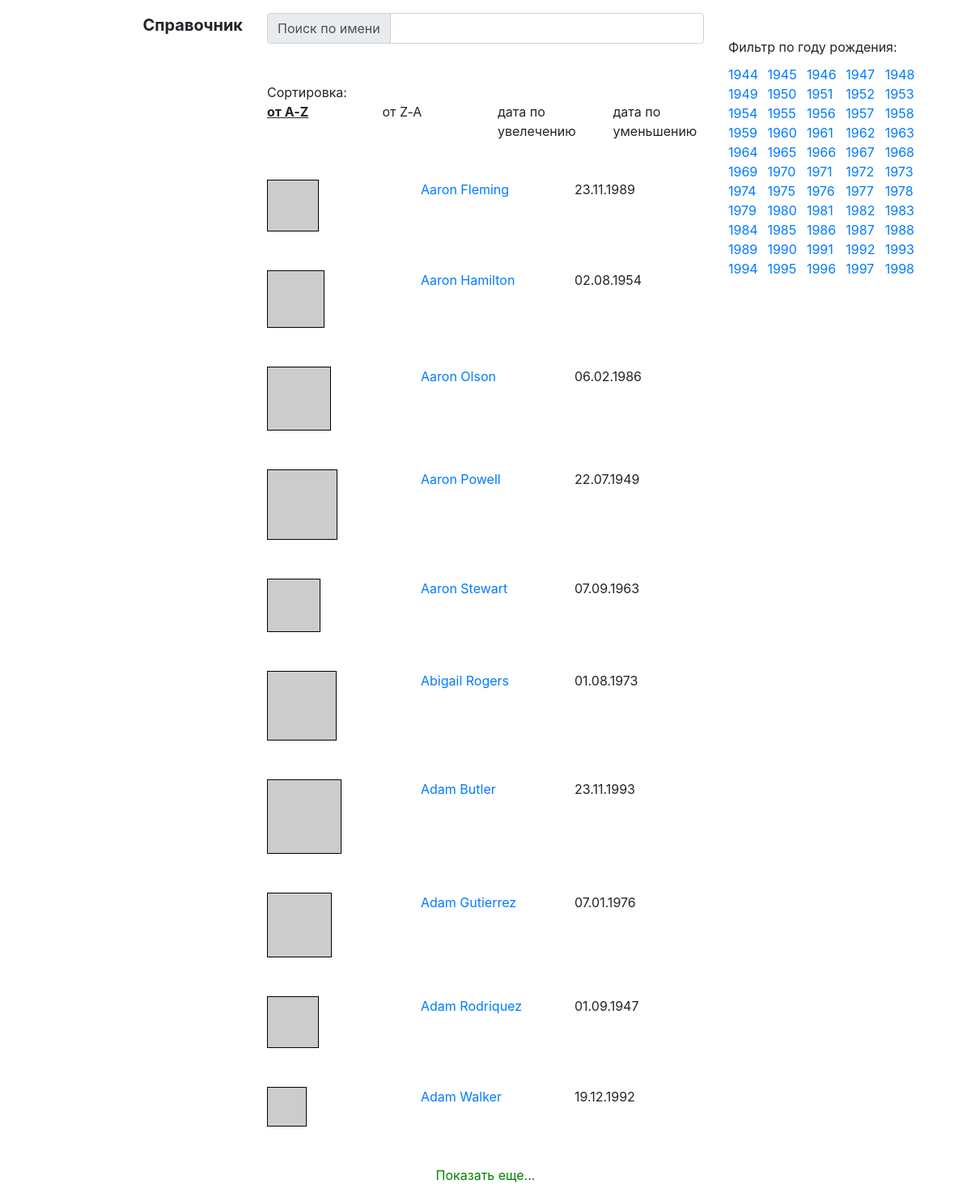
Screenshot of /main.php with the database file from the repository.
### tables this page shows
CREATE TABLE `users` (
  `id` int(11) NOT NULL,
  `fio` varchar(255) NOT NULL,
  `photo` text NOT NULL,
  `photo_medium` text NOT NULL,
  `photo_large` text NOT NULL,
  `phone` varchar(255) NOT NULL,
  `email` varchar(255) NOT NULL,
  `birthday` date NOT NULL
);

### core/class.php (called while the page is built, shortened)
<?
class handbook
{
    protected static function connect()
    {
        $autoDB = 'mopoliec_dme';
        $usernameAutoDB = 'mopoliec_dme';
        $passwordAutoDB = 'w*mi1aSF';
        try {
            $connect = new PDO('mysql:host=localhost;dbname=' . $autoDB, $usernameAutoDB, $passwordAutoDB);
            $connect->setAttribute(PDO::ATTR_ERRMODE, PDO::ERRMODE_EXCEPTION);
            $connect->setAttribute(PDO::ATTR_EMULATE_PREPARES,TRUE);
            $connect->exec('SET NAMES UTF8');
            return $connect;
        } catch (PDOException $e) {
            echo 'ERROR: ' . $e->getMessage();
        }
    }
    public static function getUserMain()
    {
        $usersGet=self::connect()->prepare('SELECT `id`,`fio`,`photo`,DATE_FORMAT(birthday,\'%d.%m.%Y\') AS birth FROM users ORDER BY fio ASC LIMIT 10');
        $usersGet->execute();
        $users = $usersGet->fetchAll(PDO::FETCH_ASSOC);
        return $users;
    }
    public static function getYear()
    {
        $yearGet=self::connect()->prepare('SELECT DISTINCT YEAR(birthday) AS birth FROM users ORDER BY birthday ASC');
        $yearGet->execute();
        $arYear = $yearGet->fetchAll(PDO::FETCH_ASSOC);
        return $arYear;
    }
}

### main.php (the view, shortened to what this page needs)
<?
require($_SERVER["DOCUMENT_ROOT"]."/core/class.php");
?>
<!DOCTYPE html>
<html lang="ru">
<head>
    <link href="https://cdnjs.cloudflare.com/ajax/libs/fancybox/3.3.5/jquery.fancybox.min.css" rel="stylesheet">
    <link rel="stylesheet" href="https://use.fontawesome.com/releases/v5.2.0/css/solid.css"
>
    <link rel="stylesheet" href="https://use.fontawesome.com/releases/v5.2.0/css/fontawesome.css"
>
    <link rel="stylesheet" href="https://maxcdn.bootstrapcdn.com/bootstrap/4.0.0/css/bootstrap.min.css">
</head>
<link rel="stylesheet" href="/css/style.css"
<body>
<div class="container">
    <div class="row">
        <div class="col-md-3 mt-3 titlebox">Справочник</div>
        <div class="col-md-6 mt-3">
            <form id="search" action="">
            <div class="input-group mb-3">
                <div class="input-group-prepend">
                    <span class="input-group-text" id="inputGroup-sizing-default">Поиск по имени</span>
                </div>
                <input type="text" class="form-control search" aria-label="Default" aria-describedby="inputGroup-sizing-default">
            </div>
            </form>
            <?$users=[];
            if((!isset($_GET["alb"]) || $_GET["alb"]=="asc") && !isset($_GET["date"])):
            $users=handbook::getUserMain();
            endif;
            ?>
            <div class="sorts mt-5 mb-5">
                <span>Сортировка:</span>
                <div class="row user">
                    <div data-sort="albAsc" class="col-md-3 sort <?if((!isset($_GET["alb"]) || $_GET["alb"]=="asc") && !isset($_GET["date"])):?>active<?endif?>">от A-Z</div>
                    <div data-sort="albDesc" class="col-md-3 sort  <?if($_GET["alb"]=="desc"):?>active<?endif?>">от Z-A</div>
                    <div data-sort="dateAsc" class="col-md-3 sort <?if($_GET["date"]=="asc"):?>active<?endif?>">дата по увелечению</div>
                    <div data-sort="dateDesc" class="col-md-3 sort <?if($_GET["date"]=="desc"):?>active<?endif?>">дата по уменьшению</div>
                </div>
            </div>
            <div class="users">
                <?foreach($users as $key=>$user):?>
                    <div class="row user mb-5">
                        <div class="col-md-4 photosmall"><img src="<?=$user["photo"]?>" alt=""></div>
                        <div class="col-md-4 fio"><a href="/users/<?=$user["id"]?>/"><?=$user["fio"]?></a></div>
                        <div class="col-md-4 date"><?=$user["birth"]?></div>
                    </div>
                <?endforeach;?>
            </div>
            <div class="seemore" <?if((!isset($_GET["alb"]) || $_GET["alb"]=="asc") && !isset($_GET["date"])):?>data-sort="albAsc"<?endif?> <?if($_GET["alb"]=="desc"):?>data-sort="albDesc"<?endif?> <?if($_GET["date"]=="asc"):?>data-sort="dateAsc"<?endif?> <?if($_GET["date"]=="desc"):?>data-sort="dateDesc"<?endif?>>Показать еще...</div>
        </div>
        <div class="col-md-3 mt-3">
            <div class="filterText">Фильтр по году рождения:</div>
            <ul class="boxfilter">
                <?$years=handbook::getYear();
                foreach($years as $key=>$year):?>
                    <li><a href="/filter/year/<?=$year["birth"]?>/"><?=$year["birth"]?></a></li>
                <?endforeach;?>
            </ul>
        </div>
    </div>
</div>
</body>
</html>

### css/style.css (style rules this page uses)
*, *::before, *::after { box-sizing: border-box; }
ul[class], ol[class] { padding: 0; }
body, h1, h2, h3, h4, p, ul[class], ol[class], li, figure, figcaption, blockquote, dl, dd { margin: 0; }
ul[class], ol[class] { list-style: none; }
a:not([class]) { text-decoration-skip-ink: auto; }
img { max-width: 100%; display: block; }
input, button, textarea, select { font: inherit; }
.titlebox { font-size: 20px; font-weight: bold; text-align: right; }
.filterText { margin-top: 30px; margin-bottom: 10px; }
.boxfilter li { display:block;width:19%;float:left; }
.users { margin-top: 30px; }
.photosmall>img { border: 1px solid black; }
.seemore { margin-top: 20px; color:green; margin-bottom: 20px; text-align: center; }
.sort.active { font-weight: bold; text-decoration: underline; }

### rows the page displays
users: fio "Aaron Fleming", birth "23.11.1989"
users: fio "Aaron Hamilton", birth "02.08.1954"
users: fio "Aaron Olson", birth "06.02.1986"
users: fio "Aaron Powell", birth "22.07.1949"
users: fio "Aaron Stewart", birth "07.09.1963"
users: fio "Abigail Rogers", birth "01.08.1973"
users: fio "Adam Butler", birth "23.11.1993"
users: fio "Adam Gutierrez", birth "07.01.1976"
users: fio "Adam Rodriquez", birth "01.09.1947"
users: fio "Adam Walker", birth "19.12.1992"

### other values shown
$year["birth"] "1944"
$year["birth"] "1945"
$year["birth"] "1946"
$year["birth"] "1947"
$year["birth"] "1948"
$year["birth"] "1949"
$year["birth"] "1950"
$year["birth"] "1951"
$year["birth"] "1952"
$year["birth"] "1953"
$year["birth"] "1954"
$year["birth"] "1955"
$year["birth"] "1956"
$year["birth"] "1957"
$year["birth"] "1958"
